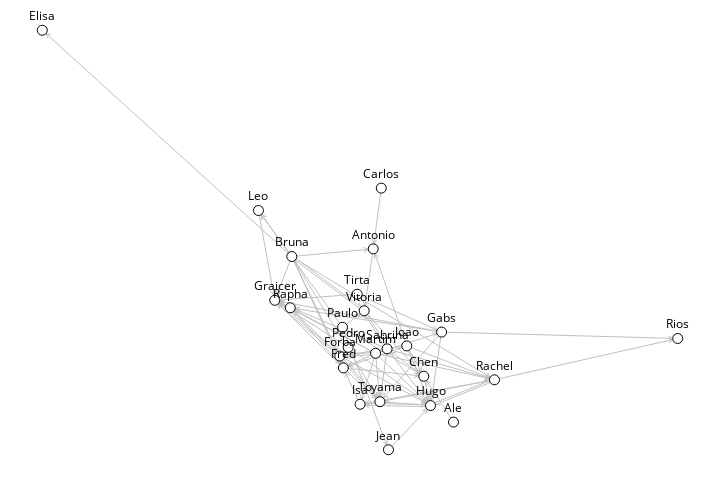

This figure's notebook cell:
### Code cell
g = sn.load_graph('./one-mode.gml')
sn.graph_width = 720
sn.graph_height = 480

sn.node_size = 10
sn.node_color = (255, 255, 255)

sn.edge_width = 1
sn.edge_color = (192, 192, 192)
sn.node_label_position = 'top center'
sn.show_graph(g, nlab=True)

### Figure 1 — Plotly figure (JSON) as saved in the notebook; plotly's stock layout.template omitted (floating-point values rounded to 4 significant figures; data arrays with more than 128 entries replaced by an {"elided": "..."} marker saying what was removed)
{"data": [{"hoverinfo": "none", "line": {"color": "rgb(192, 192, 192)", "width": 1}, "mode": "lines", "type": "scatter", "uid": "789b1228-d245-11e8-8a08-acbc32b9af5d", "x": {"elided": "678 float values"}, "y": {"elided": "678 float values"}}, {"hoverinfo": "none", "marker": {"color": "rgb(255, 255, 255)", "line": {"color": "rgb(0, 0, 0)", "width": 1}, "size": 10}, "mode": "markers+text", "text": ["Rachel", "Jean", "Bruna", "Leo", "Joao", "Rapha", "Carlos", "Fred", "Toyama", "Vitoria", "Hugo", "Gabs", "Elisa", "Paulo", "Sabrina", "Forba", "Rios", "Ale", "Graicer", "Antonio", "Martim", "Pedro", "Isa", "Chen", "Tirta"], "textfont": {"color": "rgb(0, 0, 0)"}, "textposition": "top center", "type": "scatter", "uid": "789b139a-d245-11e8-8a08-acbc32b9af5d", "x": [0.7116, 0.5448, 0.3926, 0.3402, 0.5736, 0.3903, 0.5335, 0.4738, 0.5313, 0.5066, 0.611, 0.6284, 0, 0.4726, 0.5426, 0.4681, 1, 0.6471, 0.3659, 0.5208, 0.5245, 0.4814, 0.5001, 0.6004, 0.4956], "y": [0.1667, 0, 0.4607, 0.5703, 0.2475, 0.3384, 0.6236, 0.1951, 0.1145, 0.3313, 0.1053, 0.2805, 1, 0.292, 0.2405, 0.2234, 0.2652, 0.06591, 0.3562, 0.4788, 0.2299, 0.2441, 0.1084, 0.1752, 0.3707]}], "layout": {"height": 480, "margin": {"b": 0, "l": 0, "r": 0, "t": 0}, "showlegend": false, "width": 720, "xaxis": {"showgrid": false, "showticklabels": false, "zeroline": false}, "yaxis": {"showgrid": false, "showticklabels": false, "zeroline": false}}}
